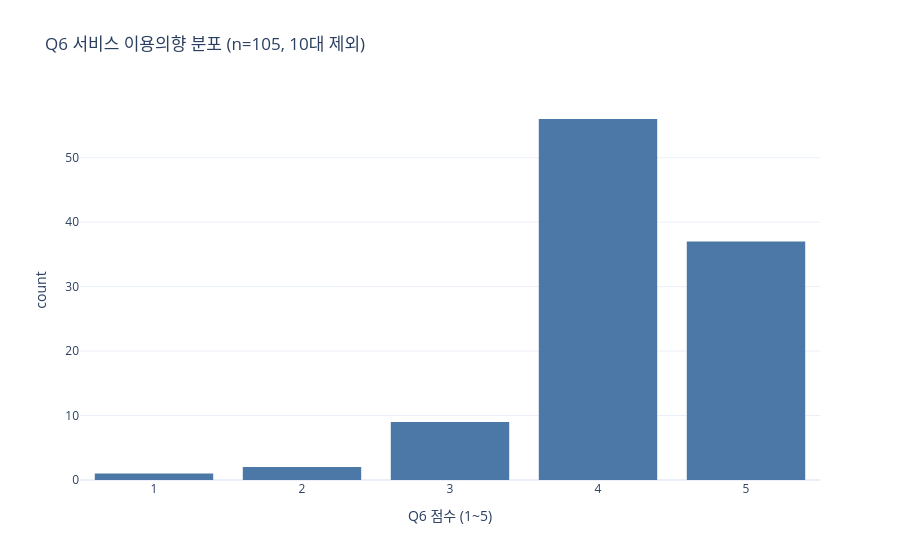

Write notebook code for a chart like this one.
### Code cell
q6 = to_likert(df.loc[mask_all, "q6_service_intent"])
fig = px.histogram(
    x=q6, nbins=5,
    title=f"Q6 서비스 이용의향 분포 (n={n_analysis}, 10대 제외)",
    labels={"x": "Q6 점수 (1~5)"},
    template=PLOTLY_TEMPLATE,
    color_discrete_sequence=["#4C78A8"],
)
fig.update_layout(bargap=0.2)
fig.show()

### Figure 1 — Plotly figure (JSON) as saved in the notebook; plotly's stock layout.template omitted (floating-point values rounded to 4 significant figures)
{"data": [{"bingroup": "x", "hovertemplate": "Q6 점수 (1~5)=%{x}<br>count=%{y}<extra></extra>", "legendgroup": "", "marker": {"color": "#4C78A8", "pattern": {"shape": ""}}, "name": "", "nbinsx": 5, "orientation": "v", "showlegend": false, "type": "histogram", "x": [5.0, 3.0, 5.0, 5.0, 5.0, 5.0, 5.0, 4.0, 4.0, 4.0, 4.0, 5.0, 3.0, 3.0, 5.0, 4.0, 4.0, 4.0, 5.0, 4.0, 5.0, 3.0, 2.0, 3.0, 4.0, 5.0, 4.0, 1.0, 5.0, 3.0, 3.0, 4.0, 4.0, 2.0, 4.0, 4.0, 4.0, 5.0, 5.0, 5.0, 5.0, 5.0, 5.0, 5.0, 5.0, 5.0, 4.0, 4.0, 4.0, 3.0, 4.0, 4.0, 3.0, 4.0, 4.0, 4.0, 4.0, 4.0, 5.0, 4.0, 4.0, 5.0, 4.0, 4.0, 5.0, 4.0, 4.0, 4.0, 4.0, 4.0, 5.0, 4.0, 5.0, 5.0, 5.0, 4.0, 5.0, 4.0, 4.0, 5.0, 4.0, 4.0, 4.0, 4.0, 4.0, 4.0, 4.0, 4.0, 4.0, 4.0, 5.0, 5.0, 4.0, 4.0, 5.0, 4.0, 4.0, 4.0, 4.0, 5.0, 5.0, 5.0, 5.0, 4.0, 4.0], "xaxis": "x", "yaxis": "y"}], "layout": {"bargap": 0.2, "barmode": "relative", "legend": {"tracegroupgap": 0}, "title": {"text": "Q6 서비스 이용의향 분포 (n=105, 10대 제외)"}, "xaxis": {"anchor": "y", "domain": [0, 1], "title": {"text": "Q6 점수 (1~5)"}}, "yaxis": {"anchor": "x", "domain": [0, 1], "title": {"text": "count"}}}}
